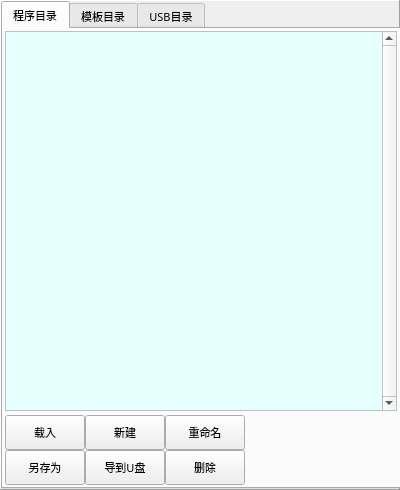
<?xml version="1.0" encoding="UTF-8"?>
<ui version="4.0">
 <class>FormPgmExplorer</class>
 <widget class="QWidget" name="FormPgmExplorer">
  <property name="geometry">
   <rect>
    <x>0</x>
    <y>0</y>
    <width>400</width>
    <height>490</height>
   </rect>
  </property>
  <property name="sizePolicy">
   <sizepolicy hsizetype="Fixed" vsizetype="Fixed">
    <horstretch>0</horstretch>
    <verstretch>0</verstretch>
   </sizepolicy>
  </property>
  <property name="minimumSize">
   <size>
    <width>400</width>
    <height>490</height>
   </size>
  </property>
  <property name="maximumSize">
   <size>
    <width>802</width>
    <height>980</height>
   </size>
  </property>
  <property name="font">
   <font>
    <family>微软雅黑</family>
    <pointsize>8</pointsize>
   </font>
  </property>
  <property name="windowTitle">
   <string notr="true">程序管理画面</string>
  </property>
  <layout class="QHBoxLayout" name="horizontalLayoutFrame">
   <property name="spacing">
    <number>0</number>
   </property>
   <property name="margin">
    <number>0</number>
   </property>
   <item>
    <widget class="QFrame" name="framePgm">
     <property name="sizePolicy">
      <sizepolicy hsizetype="Expanding" vsizetype="Expanding">
       <horstretch>0</horstretch>
       <verstretch>0</verstretch>
      </sizepolicy>
     </property>
     <property name="font">
      <font>
       <family>微软雅黑</family>
       <pointsize>8</pointsize>
      </font>
     </property>
     <property name="styleSheet">
      <string notr="true"/>
     </property>
     <property name="frameShape">
      <enum>QFrame::Panel</enum>
     </property>
     <property name="frameShadow">
      <enum>QFrame::Raised</enum>
     </property>
     <property name="IsMainArea" stdset="0">
      <bool>true</bool>
     </property>
     <layout class="QGridLayout" name="gridLayout_4">
      <property name="margin">
       <number>0</number>
      </property>
      <property name="spacing">
       <number>0</number>
      </property>
      <item row="0" column="0">
       <widget class="QTabWidget" name="tabWidget">
        <property name="sizePolicy">
         <sizepolicy hsizetype="Fixed" vsizetype="Fixed">
          <horstretch>0</horstretch>
          <verstretch>0</verstretch>
         </sizepolicy>
        </property>
        <property name="minimumSize">
         <size>
          <width>400</width>
          <height>407</height>
         </size>
        </property>
        <property name="maximumSize">
         <size>
          <width>800</width>
          <height>980</height>
         </size>
        </property>
        <property name="font">
         <font>
          <family>微软雅黑</family>
          <pointsize>8</pointsize>
          <kerning>true</kerning>
         </font>
        </property>
        <property name="styleSheet">
         <string notr="true"/>
        </property>
        <property name="currentIndex">
         <number>0</number>
        </property>
        <property name="iconSize">
         <size>
          <width>1</width>
          <height>27</height>
         </size>
        </property>
        <widget class="QWidget" name="TabProgram">
         <attribute name="icon">
          <iconset resource="../xPad.qrc">
           <normaloff>:/img/widget/TabHeader.png</normaloff>:/img/widget/TabHeader.png</iconset>
         </attribute>
         <attribute name="title">
          <string>程序目录</string>
         </attribute>
         <layout class="QGridLayout" name="gridLayout_2">
          <property name="horizontalSpacing">
           <number>2</number>
          </property>
          <property name="verticalSpacing">
           <number>4</number>
          </property>
          <property name="margin">
           <number>2</number>
          </property>
          <item row="0" column="0">
           <layout class="QHBoxLayout" name="horizontalLayout_2">
            <item>
             <widget class="QTableView" name="pgmView">
              <property name="sizePolicy">
               <sizepolicy hsizetype="Expanding" vsizetype="Expanding">
                <horstretch>0</horstretch>
                <verstretch>0</verstretch>
               </sizepolicy>
              </property>
              <property name="minimumSize">
               <size>
                <width>320</width>
                <height>172</height>
               </size>
              </property>
              <property name="maximumSize">
               <size>
                <width>790</width>
                <height>800</height>
               </size>
              </property>
              <property name="font">
               <font>
                <family>微软雅黑</family>
                <pointsize>8</pointsize>
               </font>
              </property>
              <property name="focusPolicy">
               <enum>Qt::NoFocus</enum>
              </property>
              <property name="styleSheet">
               <string notr="true">QTableView
{
	selection-background-color: rgb(64, 168, 255);
	background-color: rgb(230, 255, 255);
	alternate-background-color: rgb(199, 255, 255);
	gridline-color: rgb(168, 180, 168);
}
</string>
              </property>
              <property name="frameShadow">
               <enum>QFrame::Plain</enum>
              </property>
              <property name="verticalScrollBarPolicy">
               <enum>Qt::ScrollBarAlwaysOn</enum>
              </property>
              <property name="horizontalScrollBarPolicy">
               <enum>Qt::ScrollBarAlwaysOff</enum>
              </property>
              <property name="autoScroll">
               <bool>false</bool>
              </property>
              <property name="editTriggers">
               <set>QAbstractItemView::NoEditTriggers</set>
              </property>
              <property name="tabKeyNavigation">
               <bool>false</bool>
              </property>
              <property name="showDropIndicator" stdset="0">
               <bool>false</bool>
              </property>
              <property name="dragDropOverwriteMode">
               <bool>false</bool>
              </property>
              <property name="alternatingRowColors">
               <bool>true</bool>
              </property>
              <property name="selectionMode">
               <enum>QAbstractItemView::SingleSelection</enum>
              </property>
              <property name="selectionBehavior">
               <enum>QAbstractItemView::SelectRows</enum>
              </property>
              <property name="iconSize">
               <size>
                <width>32</width>
                <height>32</height>
               </size>
              </property>
              <property name="sortingEnabled">
               <bool>true</bool>
              </property>
              <property name="wordWrap">
               <bool>false</bool>
              </property>
              <attribute name="horizontalHeaderDefaultSectionSize">
               <number>0</number>
              </attribute>
              <attribute name="horizontalHeaderHighlightSections">
               <bool>false</bool>
              </attribute>
              <attribute name="horizontalHeaderMinimumSectionSize">
               <number>40</number>
              </attribute>
              <attribute name="verticalHeaderDefaultSectionSize">
               <number>40</number>
              </attribute>
              <attribute name="verticalHeaderMinimumSectionSize">
               <number>40</number>
              </attribute>
             </widget>
            </item>
           </layout>
          </item>
          <item row="1" column="0">
           <layout class="QGridLayout" name="gridLayout_5">
            <item row="0" column="2">
             <widget class="xPushButton" name="BtnPgmRename">
              <property name="sizePolicy">
               <sizepolicy hsizetype="Fixed" vsizetype="Fixed">
                <horstretch>0</horstretch>
                <verstretch>0</verstretch>
               </sizepolicy>
              </property>
              <property name="minimumSize">
               <size>
                <width>75</width>
                <height>35</height>
               </size>
              </property>
              <property name="maximumSize">
               <size>
                <width>150</width>
                <height>35</height>
               </size>
              </property>
              <property name="font">
               <font>
                <family>微软雅黑</family>
                <pointsize>8</pointsize>
               </font>
              </property>
              <property name="focusPolicy">
               <enum>Qt::NoFocus</enum>
              </property>
              <property name="text">
               <string>重命名</string>
              </property>
              <property name="icon">
               <iconset resource="../xPad.qrc">
                <normaloff>:/img/32X32/FileRename.png</normaloff>:/img/32X32/FileRename.png</iconset>
              </property>
              <property name="iconSize">
               <size>
                <width>32</width>
                <height>32</height>
               </size>
              </property>
             </widget>
            </item>
            <item row="3" column="2">
             <widget class="xPushButton" name="BtnPgmDelete">
              <property name="sizePolicy">
               <sizepolicy hsizetype="Fixed" vsizetype="Fixed">
                <horstretch>0</horstretch>
                <verstretch>0</verstretch>
               </sizepolicy>
              </property>
              <property name="minimumSize">
               <size>
                <width>75</width>
                <height>35</height>
               </size>
              </property>
              <property name="maximumSize">
               <size>
                <width>150</width>
                <height>35</height>
               </size>
              </property>
              <property name="font">
               <font>
                <family>微软雅黑</family>
                <pointsize>8</pointsize>
               </font>
              </property>
              <property name="focusPolicy">
               <enum>Qt::NoFocus</enum>
              </property>
              <property name="text">
               <string>删除</string>
              </property>
              <property name="icon">
               <iconset resource="../xPad.qrc">
                <normaloff>:/img/32X32/FileDelete.png</normaloff>:/img/32X32/FileDelete.png</iconset>
              </property>
              <property name="iconSize">
               <size>
                <width>32</width>
                <height>32</height>
               </size>
              </property>
             </widget>
            </item>
            <item row="0" column="1">
             <widget class="xPushButton" name="BtnPgmNew">
              <property name="sizePolicy">
               <sizepolicy hsizetype="Fixed" vsizetype="Fixed">
                <horstretch>0</horstretch>
                <verstretch>0</verstretch>
               </sizepolicy>
              </property>
              <property name="minimumSize">
               <size>
                <width>75</width>
                <height>35</height>
               </size>
              </property>
              <property name="maximumSize">
               <size>
                <width>150</width>
                <height>35</height>
               </size>
              </property>
              <property name="font">
               <font>
                <family>微软雅黑</family>
                <pointsize>8</pointsize>
               </font>
              </property>
              <property name="focusPolicy">
               <enum>Qt::NoFocus</enum>
              </property>
              <property name="text">
               <string>新建</string>
              </property>
              <property name="icon">
               <iconset resource="../xPad.qrc">
                <normaloff>:/img/32X32/FileNew.png</normaloff>:/img/32X32/FileNew.png</iconset>
              </property>
              <property name="iconSize">
               <size>
                <width>32</width>
                <height>32</height>
               </size>
              </property>
             </widget>
            </item>
            <item row="3" column="0">
             <widget class="xPushButton" name="BtnPgmCopyAs">
              <property name="sizePolicy">
               <sizepolicy hsizetype="Fixed" vsizetype="Fixed">
                <horstretch>0</horstretch>
                <verstretch>0</verstretch>
               </sizepolicy>
              </property>
              <property name="minimumSize">
               <size>
                <width>75</width>
                <height>35</height>
               </size>
              </property>
              <property name="maximumSize">
               <size>
                <width>150</width>
                <height>35</height>
               </size>
              </property>
              <property name="font">
               <font>
                <family>微软雅黑</family>
                <pointsize>8</pointsize>
               </font>
              </property>
              <property name="focusPolicy">
               <enum>Qt::NoFocus</enum>
              </property>
              <property name="text">
               <string>另存为</string>
              </property>
              <property name="icon">
               <iconset resource="../xPad.qrc">
                <normaloff>:/img/32X32/FileCopy.png</normaloff>:/img/32X32/FileCopy.png</iconset>
              </property>
              <property name="iconSize">
               <size>
                <width>32</width>
                <height>32</height>
               </size>
              </property>
             </widget>
            </item>
            <item row="0" column="0">
             <widget class="xPushButton" name="BtnPgmLoad">
              <property name="sizePolicy">
               <sizepolicy hsizetype="Fixed" vsizetype="Fixed">
                <horstretch>0</horstretch>
                <verstretch>0</verstretch>
               </sizepolicy>
              </property>
              <property name="minimumSize">
               <size>
                <width>75</width>
                <height>35</height>
               </size>
              </property>
              <property name="maximumSize">
               <size>
                <width>150</width>
                <height>35</height>
               </size>
              </property>
              <property name="font">
               <font>
                <family>微软雅黑</family>
                <pointsize>8</pointsize>
               </font>
              </property>
              <property name="focusPolicy">
               <enum>Qt::NoFocus</enum>
              </property>
              <property name="text">
               <string>载入</string>
              </property>
              <property name="icon">
               <iconset resource="../xPad.qrc">
                <normaloff>:/img/32X32/FileLoad.png</normaloff>:/img/32X32/FileLoad.png</iconset>
              </property>
              <property name="iconSize">
               <size>
                <width>32</width>
                <height>32</height>
               </size>
              </property>
             </widget>
            </item>
            <item row="3" column="1">
             <widget class="xPushButton" name="BtnPgmExport">
              <property name="sizePolicy">
               <sizepolicy hsizetype="Fixed" vsizetype="Fixed">
                <horstretch>0</horstretch>
                <verstretch>0</verstretch>
               </sizepolicy>
              </property>
              <property name="minimumSize">
               <size>
                <width>75</width>
                <height>35</height>
               </size>
              </property>
              <property name="maximumSize">
               <size>
                <width>150</width>
                <height>35</height>
               </size>
              </property>
              <property name="font">
               <font>
                <family>微软雅黑</family>
                <pointsize>8</pointsize>
               </font>
              </property>
              <property name="focusPolicy">
               <enum>Qt::NoFocus</enum>
              </property>
              <property name="text">
               <string>导到U盘</string>
              </property>
              <property name="icon">
               <iconset resource="../xPad.qrc">
                <normaloff>:/img/32X32/Export.png</normaloff>:/img/32X32/Export.png</iconset>
              </property>
              <property name="iconSize">
               <size>
                <width>32</width>
                <height>32</height>
               </size>
              </property>
             </widget>
            </item>
            <item row="0" column="3">
             <spacer name="horizontalSpacer">
              <property name="orientation">
               <enum>Qt::Horizontal</enum>
              </property>
              <property name="sizeHint" stdset="0">
               <size>
                <width>40</width>
                <height>20</height>
               </size>
              </property>
             </spacer>
            </item>
           </layout>
          </item>
         </layout>
        </widget>
        <widget class="QWidget" name="TabTemplate">
         <attribute name="title">
          <string>模板目录</string>
         </attribute>
         <layout class="QGridLayout" name="gridLayout_3">
          <property name="horizontalSpacing">
           <number>2</number>
          </property>
          <property name="verticalSpacing">
           <number>4</number>
          </property>
          <property name="margin">
           <number>2</number>
          </property>
          <item row="0" column="0">
           <layout class="QHBoxLayout" name="horizontalLayout_3">
            <property name="spacing">
             <number>6</number>
            </property>
            <item>
             <widget class="QTableView" name="temView">
              <property name="sizePolicy">
               <sizepolicy hsizetype="Expanding" vsizetype="Expanding">
                <horstretch>0</horstretch>
                <verstretch>0</verstretch>
               </sizepolicy>
              </property>
              <property name="minimumSize">
               <size>
                <width>320</width>
                <height>172</height>
               </size>
              </property>
              <property name="maximumSize">
               <size>
                <width>790</width>
                <height>900</height>
               </size>
              </property>
              <property name="font">
               <font>
                <family>微软雅黑</family>
                <pointsize>8</pointsize>
                <stylestrategy>PreferAntialias</stylestrategy>
               </font>
              </property>
              <property name="focusPolicy">
               <enum>Qt::NoFocus</enum>
              </property>
              <property name="styleSheet">
               <string notr="true">QTableView
{
	selection-background-color: rgb(64, 168, 255);
	background-color:rgb(255, 252, 144);
	alternate-background-color: rgb(199, 255, 255);
	gridline-color: rgb(168, 180, 168);
}
</string>
              </property>
              <property name="frameShadow">
               <enum>QFrame::Plain</enum>
              </property>
              <property name="verticalScrollBarPolicy">
               <enum>Qt::ScrollBarAlwaysOn</enum>
              </property>
              <property name="horizontalScrollBarPolicy">
               <enum>Qt::ScrollBarAlwaysOff</enum>
              </property>
              <property name="autoScroll">
               <bool>false</bool>
              </property>
              <property name="editTriggers">
               <set>QAbstractItemView::NoEditTriggers</set>
              </property>
              <property name="tabKeyNavigation">
               <bool>false</bool>
              </property>
              <property name="showDropIndicator" stdset="0">
               <bool>false</bool>
              </property>
              <property name="dragDropOverwriteMode">
               <bool>false</bool>
              </property>
              <property name="alternatingRowColors">
               <bool>true</bool>
              </property>
              <property name="selectionMode">
               <enum>QAbstractItemView::SingleSelection</enum>
              </property>
              <property name="selectionBehavior">
               <enum>QAbstractItemView::SelectRows</enum>
              </property>
              <property name="iconSize">
               <size>
                <width>32</width>
                <height>32</height>
               </size>
              </property>
              <property name="sortingEnabled">
               <bool>true</bool>
              </property>
              <property name="wordWrap">
               <bool>false</bool>
              </property>
              <attribute name="horizontalHeaderDefaultSectionSize">
               <number>0</number>
              </attribute>
              <attribute name="horizontalHeaderHighlightSections">
               <bool>false</bool>
              </attribute>
              <attribute name="horizontalHeaderMinimumSectionSize">
               <number>40</number>
              </attribute>
              <attribute name="verticalHeaderDefaultSectionSize">
               <number>40</number>
              </attribute>
              <attribute name="verticalHeaderMinimumSectionSize">
               <number>40</number>
              </attribute>
             </widget>
            </item>
           </layout>
          </item>
          <item row="1" column="0">
           <layout class="QGridLayout" name="gridLayout_6">
            <item row="0" column="1">
             <widget class="xPushButton" name="BtnTmpExport_usb">
              <property name="sizePolicy">
               <sizepolicy hsizetype="Fixed" vsizetype="Fixed">
                <horstretch>0</horstretch>
                <verstretch>0</verstretch>
               </sizepolicy>
              </property>
              <property name="minimumSize">
               <size>
                <width>75</width>
                <height>35</height>
               </size>
              </property>
              <property name="maximumSize">
               <size>
                <width>150</width>
                <height>35</height>
               </size>
              </property>
              <property name="font">
               <font>
                <family>微软雅黑</family>
                <pointsize>8</pointsize>
               </font>
              </property>
              <property name="focusPolicy">
               <enum>Qt::NoFocus</enum>
              </property>
              <property name="text">
               <string>导到U盘</string>
              </property>
              <property name="icon">
               <iconset>
                <normaloff>:/img/32X32/ExportTmp.png</normaloff>:/img/32X32/ExportTmp.png</iconset>
              </property>
              <property name="iconSize">
               <size>
                <width>32</width>
                <height>32</height>
               </size>
              </property>
             </widget>
            </item>
            <item row="0" column="0">
             <widget class="xPushButton" name="BtnTmpExport_pgm">
              <property name="sizePolicy">
               <sizepolicy hsizetype="Fixed" vsizetype="Fixed">
                <horstretch>0</horstretch>
                <verstretch>0</verstretch>
               </sizepolicy>
              </property>
              <property name="minimumSize">
               <size>
                <width>75</width>
                <height>35</height>
               </size>
              </property>
              <property name="maximumSize">
               <size>
                <width>150</width>
                <height>35</height>
               </size>
              </property>
              <property name="font">
               <font>
                <family>微软雅黑</family>
                <pointsize>8</pointsize>
               </font>
              </property>
              <property name="focusPolicy">
               <enum>Qt::NoFocus</enum>
              </property>
              <property name="text">
               <string>导到程序</string>
              </property>
              <property name="iconSize">
               <size>
                <width>32</width>
                <height>32</height>
               </size>
              </property>
             </widget>
            </item>
            <item row="0" column="2">
             <widget class="xPushButton" name="BtnTmpDelete">
              <property name="sizePolicy">
               <sizepolicy hsizetype="Fixed" vsizetype="Fixed">
                <horstretch>0</horstretch>
                <verstretch>0</verstretch>
               </sizepolicy>
              </property>
              <property name="minimumSize">
               <size>
                <width>75</width>
                <height>35</height>
               </size>
              </property>
              <property name="maximumSize">
               <size>
                <width>150</width>
                <height>35</height>
               </size>
              </property>
              <property name="font">
               <font>
                <family>微软雅黑</family>
                <pointsize>8</pointsize>
               </font>
              </property>
              <property name="focusPolicy">
               <enum>Qt::NoFocus</enum>
              </property>
              <property name="text">
               <string>删除</string>
              </property>
              <property name="icon">
               <iconset resource="../xPad.qrc">
                <normaloff>:/img/32X32/FileDelete.png</normaloff>:/img/32X32/FileDelete.png</iconset>
              </property>
              <property name="iconSize">
               <size>
                <width>32</width>
                <height>32</height>
               </size>
              </property>
             </widget>
            </item>
            <item row="0" column="3">
             <spacer name="horizontalSpacer_2">
              <property name="orientation">
               <enum>Qt::Horizontal</enum>
              </property>
              <property name="sizeHint" stdset="0">
               <size>
                <width>40</width>
                <height>20</height>
               </size>
              </property>
             </spacer>
            </item>
           </layout>
          </item>
         </layout>
        </widget>
        <widget class="QWidget" name="TabUSB">
         <attribute name="title">
          <string>USB目录</string>
         </attribute>
         <layout class="QGridLayout" name="gridLayout">
          <property name="horizontalSpacing">
           <number>2</number>
          </property>
          <property name="verticalSpacing">
           <number>4</number>
          </property>
          <property name="margin">
           <number>2</number>
          </property>
          <item row="0" column="0">
           <layout class="QHBoxLayout" name="horizontalLayout">
            <item>
             <widget class="QTableView" name="usbView">
              <property name="sizePolicy">
               <sizepolicy hsizetype="Expanding" vsizetype="Expanding">
                <horstretch>0</horstretch>
                <verstretch>0</verstretch>
               </sizepolicy>
              </property>
              <property name="minimumSize">
               <size>
                <width>75</width>
                <height>35</height>
               </size>
              </property>
              <property name="maximumSize">
               <size>
                <width>790</width>
                <height>800</height>
               </size>
              </property>
              <property name="font">
               <font>
                <family>微软雅黑</family>
                <pointsize>8</pointsize>
                <stylestrategy>PreferAntialias</stylestrategy>
               </font>
              </property>
              <property name="focusPolicy">
               <enum>Qt::NoFocus</enum>
              </property>
              <property name="styleSheet">
               <string notr="true">QTableView
{
	selection-background-color: rgb(64, 168, 255);
	background-color: rgb(149, 255, 179);
	alternate-background-color: rgb(199, 255, 255);
	gridline-color: rgb(168, 180, 168);
}</string>
              </property>
              <property name="frameShadow">
               <enum>QFrame::Plain</enum>
              </property>
              <property name="verticalScrollBarPolicy">
               <enum>Qt::ScrollBarAlwaysOn</enum>
              </property>
              <property name="horizontalScrollBarPolicy">
               <enum>Qt::ScrollBarAlwaysOff</enum>
              </property>
              <property name="autoScroll">
               <bool>false</bool>
              </property>
              <property name="editTriggers">
               <set>QAbstractItemView::NoEditTriggers</set>
              </property>
              <property name="tabKeyNavigation">
               <bool>false</bool>
              </property>
              <property name="showDropIndicator" stdset="0">
               <bool>false</bool>
              </property>
              <property name="dragDropOverwriteMode">
               <bool>false</bool>
              </property>
              <property name="alternatingRowColors">
               <bool>true</bool>
              </property>
              <property name="selectionMode">
               <enum>QAbstractItemView::SingleSelection</enum>
              </property>
              <property name="selectionBehavior">
               <enum>QAbstractItemView::SelectRows</enum>
              </property>
              <property name="iconSize">
               <size>
                <width>32</width>
                <height>32</height>
               </size>
              </property>
              <property name="sortingEnabled">
               <bool>true</bool>
              </property>
              <property name="wordWrap">
               <bool>false</bool>
              </property>
              <attribute name="horizontalHeaderDefaultSectionSize">
               <number>0</number>
              </attribute>
              <attribute name="horizontalHeaderHighlightSections">
               <bool>false</bool>
              </attribute>
              <attribute name="horizontalHeaderMinimumSectionSize">
               <number>40</number>
              </attribute>
              <attribute name="verticalHeaderDefaultSectionSize">
               <number>40</number>
              </attribute>
              <attribute name="verticalHeaderMinimumSectionSize">
               <number>40</number>
              </attribute>
             </widget>
            </item>
           </layout>
          </item>
          <item row="1" column="0">
           <layout class="QGridLayout" name="gridLayout_7">
            <item row="0" column="1">
             <widget class="xPushButton" name="BtnUsbExport_tmp">
              <property name="sizePolicy">
               <sizepolicy hsizetype="Fixed" vsizetype="Fixed">
                <horstretch>0</horstretch>
                <verstretch>0</verstretch>
               </sizepolicy>
              </property>
              <property name="minimumSize">
               <size>
                <width>75</width>
                <height>35</height>
               </size>
              </property>
              <property name="maximumSize">
               <size>
                <width>150</width>
                <height>35</height>
               </size>
              </property>
              <property name="font">
               <font>
                <family>微软雅黑</family>
                <pointsize>8</pointsize>
               </font>
              </property>
              <property name="focusPolicy">
               <enum>Qt::NoFocus</enum>
              </property>
              <property name="text">
               <string>导到模板</string>
              </property>
              <property name="icon">
               <iconset>
                <normaloff>:/img/32X32/ExportTmp.png</normaloff>:/img/32X32/ExportTmp.png</iconset>
              </property>
              <property name="iconSize">
               <size>
                <width>32</width>
                <height>32</height>
               </size>
              </property>
             </widget>
            </item>
            <item row="2" column="1">
             <widget class="xPushButton" name="BtnPopup">
              <property name="sizePolicy">
               <sizepolicy hsizetype="Fixed" vsizetype="Fixed">
                <horstretch>0</horstretch>
                <verstretch>0</verstretch>
               </sizepolicy>
              </property>
              <property name="minimumSize">
               <size>
                <width>75</width>
                <height>35</height>
               </size>
              </property>
              <property name="maximumSize">
               <size>
                <width>150</width>
                <height>35</height>
               </size>
              </property>
              <property name="font">
               <font>
                <family>微软雅黑</family>
                <pointsize>8</pointsize>
               </font>
              </property>
              <property name="focusPolicy">
               <enum>Qt::NoFocus</enum>
              </property>
              <property name="text">
               <string>弹出U盘</string>
              </property>
              <property name="iconSize">
               <size>
                <width>32</width>
                <height>32</height>
               </size>
              </property>
             </widget>
            </item>
            <item row="2" column="0">
             <widget class="xPushButton" name="BtnRefresh">
              <property name="minimumSize">
               <size>
                <width>75</width>
                <height>35</height>
               </size>
              </property>
              <property name="maximumSize">
               <size>
                <width>150</width>
                <height>35</height>
               </size>
              </property>
              <property name="font">
               <font>
                <family>微软雅黑</family>
                <pointsize>8</pointsize>
                <weight>50</weight>
                <bold>false</bold>
               </font>
              </property>
              <property name="focusPolicy">
               <enum>Qt::NoFocus</enum>
              </property>
              <property name="text">
               <string>刷新</string>
              </property>
              <property name="IsBoxBtn" stdset="0">
               <bool>false</bool>
              </property>
             </widget>
            </item>
            <item row="0" column="0">
             <widget class="xPushButton" name="BtnUsbExport_pgm">
              <property name="sizePolicy">
               <sizepolicy hsizetype="Fixed" vsizetype="Fixed">
                <horstretch>0</horstretch>
                <verstretch>0</verstretch>
               </sizepolicy>
              </property>
              <property name="minimumSize">
               <size>
                <width>75</width>
                <height>35</height>
               </size>
              </property>
              <property name="maximumSize">
               <size>
                <width>150</width>
                <height>35</height>
               </size>
              </property>
              <property name="font">
               <font>
                <family>微软雅黑</family>
                <pointsize>8</pointsize>
               </font>
              </property>
              <property name="focusPolicy">
               <enum>Qt::NoFocus</enum>
              </property>
              <property name="text">
               <string>导到程序</string>
              </property>
              <property name="iconSize">
               <size>
                <width>32</width>
                <height>32</height>
               </size>
              </property>
             </widget>
            </item>
            <item row="0" column="2">
             <spacer name="horizontalSpacer_3">
              <property name="orientation">
               <enum>Qt::Horizontal</enum>
              </property>
              <property name="sizeHint" stdset="0">
               <size>
                <width>40</width>
                <height>20</height>
               </size>
              </property>
             </spacer>
            </item>
           </layout>
          </item>
         </layout>
        </widget>
       </widget>
      </item>
     </layout>
    </widget>
   </item>
  </layout>
 </widget>
 <customwidgets>
  <customwidget>
   <class>xPushButton</class>
   <extends>QPushButton</extends>
   <header>xpushbutton.h</header>
  </customwidget>
 </customwidgets>
 <resources>
  <include location="../xPad.qrc"/>
 </resources>
 <connections>
  <connection>
   <sender>BtnPgmCopyAs</sender>
   <signal>clicked()</signal>
   <receiver>FormPgmExplorer</receiver>
   <slot>saveAsPgmFile()</slot>
   <hints>
    <hint type="sourcelabel">
     <x>721</x>
     <y>222</y>
    </hint>
    <hint type="destinationlabel">
     <x>399</x>
     <y>203</y>
    </hint>
   </hints>
  </connection>
  <connection>
   <sender>BtnPgmDelete</sender>
   <signal>clicked()</signal>
   <receiver>FormPgmExplorer</receiver>
   <slot>deleteFile()</slot>
   <hints>
    <hint type="sourcelabel">
     <x>721</x>
     <y>325</y>
    </hint>
    <hint type="destinationlabel">
     <x>399</x>
     <y>203</y>
    </hint>
   </hints>
  </connection>
  <connection>
   <sender>BtnPgmRename</sender>
   <signal>clicked()</signal>
   <receiver>FormPgmExplorer</receiver>
   <slot>renamePgmFile()</slot>
   <hints>
    <hint type="sourcelabel">
     <x>721</x>
     <y>171</y>
    </hint>
    <hint type="destinationlabel">
     <x>399</x>
     <y>203</y>
    </hint>
   </hints>
  </connection>
  <connection>
   <sender>BtnPgmLoad</sender>
   <signal>clicked()</signal>
   <receiver>FormPgmExplorer</receiver>
   <slot>loadPgmFile()</slot>
   <hints>
    <hint type="sourcelabel">
     <x>721</x>
     <y>67</y>
    </hint>
    <hint type="destinationlabel">
     <x>399</x>
     <y>203</y>
    </hint>
   </hints>
  </connection>
  <connection>
   <sender>BtnPgmExport</sender>
   <signal>clicked()</signal>
   <receiver>FormPgmExplorer</receiver>
   <slot>exportToUsb()</slot>
   <hints>
    <hint type="sourcelabel">
     <x>721</x>
     <y>274</y>
    </hint>
    <hint type="destinationlabel">
     <x>399</x>
     <y>203</y>
    </hint>
   </hints>
  </connection>
  <connection>
   <sender>BtnPgmNew</sender>
   <signal>clicked()</signal>
   <receiver>FormPgmExplorer</receiver>
   <slot>newPgmFile()</slot>
   <hints>
    <hint type="sourcelabel">
     <x>721</x>
     <y>119</y>
    </hint>
    <hint type="destinationlabel">
     <x>399</x>
     <y>203</y>
    </hint>
   </hints>
  </connection>
  <connection>
   <sender>BtnTmpDelete</sender>
   <signal>clicked()</signal>
   <receiver>FormPgmExplorer</receiver>
   <slot>deleteFile()</slot>
   <hints>
    <hint type="sourcelabel">
     <x>721</x>
     <y>171</y>
    </hint>
    <hint type="destinationlabel">
     <x>399</x>
     <y>203</y>
    </hint>
   </hints>
  </connection>
  <connection>
   <sender>BtnTmpExport_usb</sender>
   <signal>clicked()</signal>
   <receiver>FormPgmExplorer</receiver>
   <slot>exportToUsb()</slot>
   <hints>
    <hint type="sourcelabel">
     <x>721</x>
     <y>119</y>
    </hint>
    <hint type="destinationlabel">
     <x>399</x>
     <y>203</y>
    </hint>
   </hints>
  </connection>
  <connection>
   <sender>BtnUsbExport_pgm</sender>
   <signal>clicked()</signal>
   <receiver>FormPgmExplorer</receiver>
   <slot>importUSBFileToPgm()</slot>
   <hints>
    <hint type="sourcelabel">
     <x>721</x>
     <y>67</y>
    </hint>
    <hint type="destinationlabel">
     <x>399</x>
     <y>203</y>
    </hint>
   </hints>
  </connection>
  <connection>
   <sender>BtnUsbExport_tmp</sender>
   <signal>clicked()</signal>
   <receiver>FormPgmExplorer</receiver>
   <slot>importUSBFileToTmp()</slot>
   <hints>
    <hint type="sourcelabel">
     <x>721</x>
     <y>117</y>
    </hint>
    <hint type="destinationlabel">
     <x>399</x>
     <y>203</y>
    </hint>
   </hints>
  </connection>
  <connection>
   <sender>BtnTmpExport_pgm</sender>
   <signal>clicked()</signal>
   <receiver>FormPgmExplorer</receiver>
   <slot>importTmpFile()</slot>
   <hints>
    <hint type="sourcelabel">
     <x>721</x>
     <y>67</y>
    </hint>
    <hint type="destinationlabel">
     <x>399</x>
     <y>203</y>
    </hint>
   </hints>
  </connection>
  <connection>
   <sender>BtnRefresh</sender>
   <signal>clicked()</signal>
   <receiver>FormPgmExplorer</receiver>
   <slot>refreshUsb()</slot>
   <hints>
    <hint type="sourcelabel">
     <x>721</x>
     <y>171</y>
    </hint>
    <hint type="destinationlabel">
     <x>399</x>
     <y>203</y>
    </hint>
   </hints>
  </connection>
  <connection>
   <sender>BtnPopup</sender>
   <signal>clicked()</signal>
   <receiver>FormPgmExplorer</receiver>
   <slot>popupUsb()</slot>
   <hints>
    <hint type="sourcelabel">
     <x>721</x>
     <y>222</y>
    </hint>
    <hint type="destinationlabel">
     <x>399</x>
     <y>203</y>
    </hint>
   </hints>
  </connection>
 </connections>
 <slots>
  <slot>popupUsb()</slot>
  <slot>loadPgmFile()</slot>
  <slot>newPgmFile()</slot>
  <slot>renamePgmFile()</slot>
  <slot>saveAsPgmFile()</slot>
  <slot>deleteFile()</slot>
  <slot>exportToUsb()</slot>
  <slot>importTmpFile()</slot>
  <slot>importUSBFileToPgm()</slot>
  <slot>importUSBFileToTmp()</slot>
  <slot>refreshUsb()</slot>
 </slots>
</ui>
